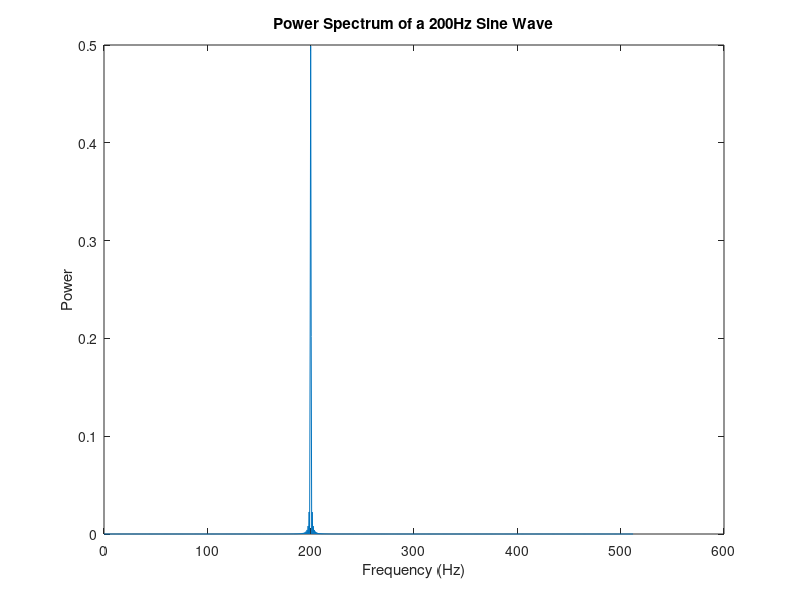

This chart was generated by the following MATLAB code:
% Sampling frequency 
Fs = 1024; 

% Time vector of 1 second 
t = 0:1/Fs:1; 

% Create a sine wave of 200 Hz.
x = sin(2*pi*t*200); 

% Use next highest power of 2 greater than or equal to length(x) to calculate FFT.
nfft= 2^(nextpow2(length(x))); 

% Take fft, padding with zeros so that length(fftx) is equal to nfft 
fftx = fft(x,nfft); 

% Calculate the numberof unique points
NumUniquePts = ceil((nfft+1)/2); 

% FFT is symmetric, throw away second half 
fftx = fftx(1:NumUniquePts); 

% Take the magnitude of fft of x and scale the fft so that it is not a function of the length of x
mx = abs(fftx)/length(x); 

% Take the square of the magnitude of fft of x. 
mx = mx.^2; 

% Since we dropped half the FFT, we multiply mx by 2 to keep the same energy.
% The DC component and Nyquist component, if it exists, are unique and should not be multiplied by 2.

if rem(nfft, 2) % odd nfft excludes Nyquist point
  mx(2:end) = mx(2:end)*2;
else
  mx(2:end -1) = mx(2:end -1)*2;
end

% This is an evenly spaced frequency vector with NumUniquePts points. 
f = (0:NumUniquePts-1)*Fs/nfft; 

% Generate the plot, title and labels. 
plot(f,mx); 
title('Power Spectrum of a 200Hz Sine Wave'); 
xlabel('Frequency (Hz)'); 
ylabel('Power'); 